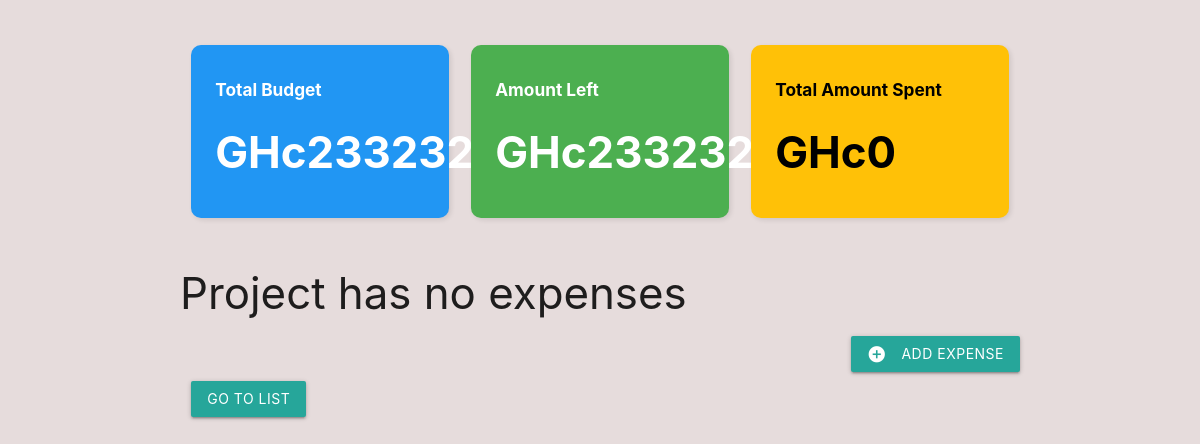
The page /budget/projects/dsarpong/ (signed in) on the database its author committed.
### budgetApp/models.py (models this page shows, shortened)
class Project(models.Model):
    name = models.CharField(max_length=100)
    slug = models.SlugField(max_length=100, unique=True, blank=True)
    budget = models.PositiveIntegerField(validators=[MaxValueValidator(999999)])
    income_source = models.ForeignKey(Income, on_delete=models.CASCADE, related_name='projects', null=True, blank=True)
    def get_total_expenses(self):
        return sum(expense.amount for expense in self.expenses.all())
    def get_left(self):
        total_expenses = self.expenses.aggregate(models.Sum('amount'))['amount__sum'] or 0
        return self.budget - total_expenses

### budgetApp/views.py (the view)
# urls.py: path('budget/projects/<slug:project_slug>/', views.project_detail, name='detail'),
@login_required
@csrf_exempt
def project_detail(request, project_slug):
    print("details ---")
    project = get_object_or_404(Project, slug=project_slug)
    if request.method == 'POST':
        print("adding---")
        form = ExpenseForm(request.POST)
        title = request.POST.get('title')
        amount = request.POST.get('amount')
        category_name = request.POST.get('category_name')
        description = request.POST.get('description')
        priority = request.POST.get('priority')
        print(title, amount, category_name)
        category, _ = Category.objects.get_or_create(name=category_name, project=project)
        _save = Expense.objects.create(
            project=project,
            title=title,
            amount=amount,
            category=category,
            description=description,
            priority=priority
        )
        _save.save()
        return redirect('detail', project_slug=project_slug)
    elif request.method == 'DELETE':
        id = json.loads(request.body)['id']
        expense = get_object_or_404(Expense, id=id)
        expense.delete()
        return HttpResponse('')
    else:
        expenses = Expense.objects.filter(project=project).order_by('-priority', '-date')
        context = {'project': project, 'expense_list': expenses, 'form': ExpenseForm()}
        return render(request, 'budget/project-detail.html', context)

### budgetApp/templates/budget/project-detail.html (shortened to what this page needs)
{% extends 'budget/base.html' %}
{% block content %}
<div class="container">
    <div class="row">
        <br><br>
        <div class="col s12 m6 l4">
            <div class="card-panel blue white-text">
                <h6 class="bold">Total Budget</h6>
                <h3 class="bold">GHc{{ project.budget }}</h3>
            </div>
        </div>
        <div class="col s12 m6 l4">
            <div class="card-panel green white-text">
                <h6 class="bold">Amount Left</h6>
                {% if project.get_left > 0 %}
                 <h3 class="bold white-text">GHc{{ project.get_left }}</h3>
                {% elif project.get_left == 0 %}
                 <h3 class="bold orange-text">GHc{{ project.get_left }}</h3>
                {% else %}
                 <h3 class="bold red-text">GHc{{ project.get_left }}</h3>
                {% endif %}
            </div>
        </div>
        <div class="col s12 m6 l4">
            <div class="card-panel amber black-text">
                <h6 class="bold">Total Amount Spent</h6>
                <h3 class="bold">GHc{{ project.get_total_expenses }}</h3>
            </div>
        </div>
    </div>
    {% if expense_list %}
    <div class="col s12 m6">
        <h4 class="left-align">Expenses  under {{ project.name }} project</h4>
    </div>
    <table class="borderless z-depth-1">
        <thead>
            <tr>
                <th>Title</th>
                <th>Description</th>
                <th>Amount</th>
                <th>Category</th>
                <th>Priority</th>
                <th>Date</th>
                <th></th>
            </tr>
        </thead>
        <tbody>
            {% for expense in expense_list %}
            <tr>
                <td>{{ expense.title }}</td>
                <td>{{ expense.description }}</td>
                <td>GHc{{ expense.amount }}</td>
                <td>{{ expense.category.name }}</td>
                {% if expense.priority == 1 %}
                <td>Low</td>
                {% elif expense.priority == 2 %}
                <td>Medium</td>
                {% else %}
                <td>High</td>
                {% endif %}
                <td>{{ expense.date }}</td>
                <td>
                    <a class="close-icon" onclick="deleteExpense(this)" data-id="{{ expense.id }}">
                        <i class="material-icons red-text right">close</i>
                    </a>
                </td>
            </tr>
            {% endfor %}
        </tbody>
    </table><br>
    <div class="col s12 m6">
        <ul>
        <li><button class="btn waves-effect right modal-trigger" href='#expenseModal'>
            <i class="material-icons white-text left">add_circle</i>
            Add Expense
        </button></li></ul>
    </div>
    {% else %}
    <br>
    <p><h3> Project has no expenses </h3></p>
    <div class="col s12 m6">
        <button class="btn waves-effect right modal-trigger" href='#expenseModal'>
            <i class="material-icons white-text left">add_circle</i>
            Add Expense
        </button>
    </div>
    {% endif %}
    <br><br>
    <div class="row">
        <div class="col s12">
            <a href="{% url 'list' %}" class="btn waves-effect waves-light">
                Go to List
            </a>
        </div>
    </div>
</div>
{% endblock %}

### budgetApp/static/css/styles.css (style rules this page uses)
html { font-family: 'Montserrat'; background-color: #e6dcdc; }
.bold { font-weight: bold; }
.row { margin: 0px !important; }
.card-panel { margin: 0px !important; }

### budgetApp/templates/budget/project-detail.html (style rules this page uses)
.card-panel { border-radius: 10px; box-shadow: 2px 2px 5px rgba(0, 0, 0, 0.1); }

### rows shown on the page
Project: budget "233232", get_left "233232", get_total_expenses "0"
